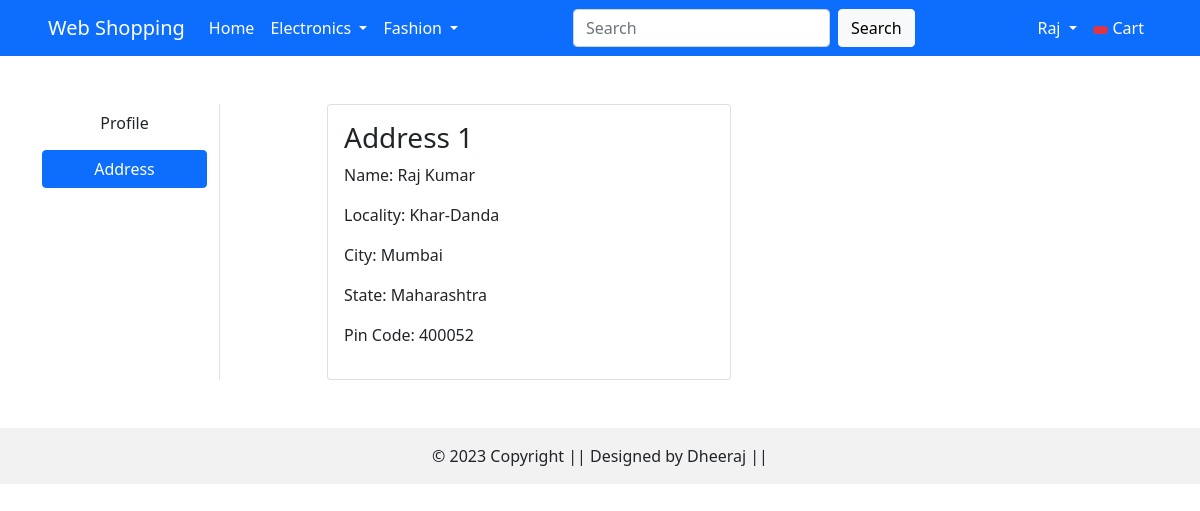
The page /address/ (signed in) on the database its author committed.
### app/models.py (models this page shows, shortened)
class Customer(models.Model):
    user = models.ForeignKey(User, on_delete=models.CASCADE)
    name = models.CharField(max_length=200)
    locality = models.CharField(max_length=200)
    city = models.CharField(max_length=50)
    zipcode = models.IntegerField()
    state = models.CharField(choices=STATES_CHOICES, max_length=50)

### app/views.py (the view)
# urls.py: path('address/',views.address, name='address'),
@login_required
def address(request):
    address = Customer.objects.filter(user=request.user)
    return render(request, 'app/address.html',{'address':address,'active':'btn-primary'})

### app/templates/app/address.html (shortened to what this page needs)
{% extends "app/base.html" %}
{% load static %}
{% block main_content %}
<div class="container my-5">
  <div class="row">
    <div class="col-sm-2 border-end">
      <ul class="list-unstyled">
        <li class="d-grid mb-2"><a href="{% url 'profile' %}" class="btn">Profile</a></li>
        <li class="d-grid mb-2"><a href="{% url 'address' %}" class="btn {{active}}">Address</a></li>
      </ul>
    </div>
    <div class="col-sm-9 offset-sm-1">
      <div class="row">
      {% for ad in address %}
        <div class="col-sm-6">
          <div class="card">
            <div class="card-body">
              <h3>Address {{forloop.counter}}</h3>
              <p>Name: {{ad.name}}</p>
              <p>Locality: {{ad.locality}}</p>
              <p>City: {{ad.city}}</p>
              <p>State: {{ad.state}}</p>
              <p>Pin Code: {{ad.zipcode}}</p>
            </div>
          </div>
        </div>
      {% endfor %}
      </div>
    </div>
  </div>
</div>
{% endblock main_content %}

### app/templates/app/base.html (shortened to what this page needs)
<!DOCTYPE html>
{% load static %}
<html lang="en">
<head>
    <link href="https://cdn.jsdelivr.net/npm/bootstrap@5.0.0-beta1/dist/css/bootstrap.min.css" rel="stylesheet">
    <link rel="stylesheet" href="https://cdnjs.cloudflare.com/ajax/libs/OwlCarousel2/2.3.4/assets/owl.carousel.min.css" />
    <link rel="stylesheet" href="{% static 'app/css/all.min.css' %}">
    <link rel="stylesheet" href="{% static 'app/css/style.css' %}">
</head>
<body>
    <nav class="navbar navbar-expand-lg navbar-light bg-primary px-5 ">
        <a class="navbar-brand text-white" href="#">Web Shopping</a>
        <div class="collapse navbar-collapse d-flex justify-content-between" id="navbarSupportedContent">
            <ul class="navbar-nav mr-auto">
                <li class="nav-item active">
                    <a class="nav-link text-white" href="{% url 'home' %}">Home <span class="sr-only">(current)</span></a>
                </li>
                <li class="nav-item dropdown">
                    <a class="nav-link dropdown-toggle text-white" href="#" id="electronicsDropdown" role="button" data-bs-toggle="dropdown" aria-haspopup="true" aria-expanded="false">
                    Electronics
                    </a>
                </li>
                <li class="nav-item dropdown">
                    <a class="nav-link dropdown-toggle text-white" href="#" id="fashionDropdown" role="button" data-bs-toggle="dropdown" aria-haspopup="true" aria-expanded="false">
                    Fashion
                    </a>
                </li>
            </ul>
            <form class="form-inline my-2 mx-2 my-lg-0 d-flex">
                <input class="form-control mr-sm-2 " type="search" placeholder="Search" aria-label="Search">
                <button class="btn btn-light my-2 mx-2 my-sm-0 " type="submit">Search</button>
            </form>
            <div>
                <ul class="navbar-nav mr-auto">
                    {% if request.user.is_authenticated %}
                    <li class="nav-item dropdown">
                        <a class="nav-link dropdown-toggle text-white" href="#" id="profileDropdown" role="button" data-bs-toggle="dropdown" aria-haspopup="true" aria-expanded="false">
                        {{request.user | capfirst}}
                        </a>
                    </li>
                    <li class="nav-item ">
                        <a class="nav-link text-white" href="{% url 'show-cart' %}"> <span class="badge bg-danger " id="total_icon"> {{totalitem}} </span> Cart </a>
                    </li>
                    {% endif %}
                </ul>
            </div>
        </div>
    </nav>
    {% block main_content %}{% endblock main_content %}
    <footer class="bg-body-tertiary text-center text-lg-start">
        <div class="text-center p-3" style="background-color: rgba(0, 0, 0, 0.05);">
          © 2023 Copyright || Designed by Dheeraj ||
        </div>
    </footer>
</body>
</html>

### rows shown on the page
Customer: name "Raj Kumar", locality "Khar-Danda", city "Mumbai", state "Maharashtra", zipcode "400052"

### other values the page prints
{{ request.user | capfirst }} "Raj"
